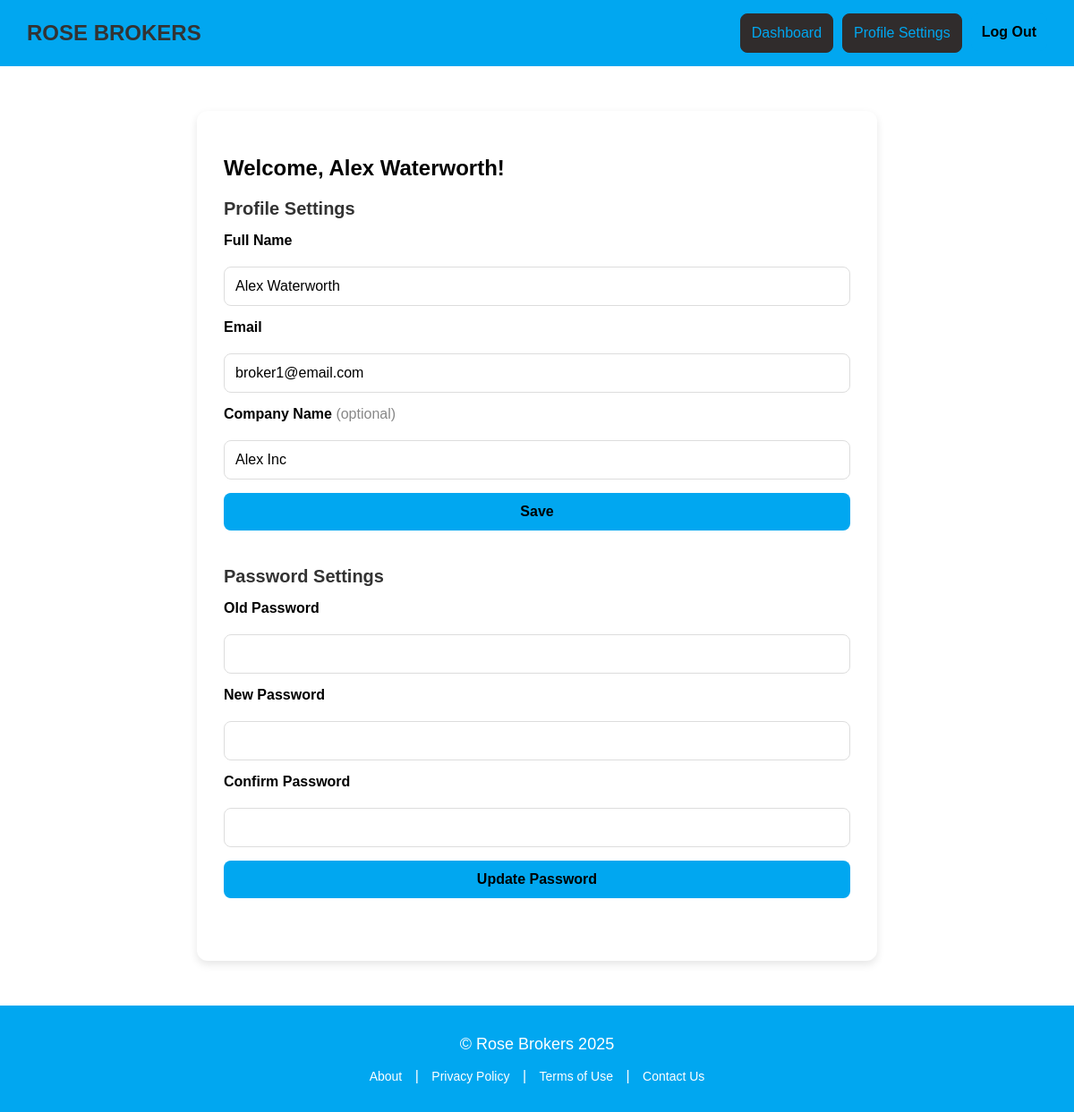
The app's page /broker-setting.php (signed in) with its own data.
### tables this page shows
CREATE TABLE "Broker" (
	"BrokerId"	INTEGER,
	"Email"	TEXT NOT NULL UNIQUE,
	"FullName"	TEXT NOT NULL,
	"CompanyName"	TEXT,
	"Password"	TEXT NOT NULL,
	PRIMARY KEY("BrokerId" AUTOINCREMENT)
);

### broker-setting.php (the view, shortened to what this page needs)
<?php
include 'db.php';
require 'headerFooter.php';
$brokerId = $_SESSION['user_id'];
$stmt = $conn->prepare("SELECT FullName, Email, CompanyName FROM Broker WHERE BrokerId = ?");
$stmt->execute([$brokerId]);
$broker = $stmt->fetch(PDO::FETCH_ASSOC);
?>
<!DOCTYPE html>
<html lang="en">
    <head>
        <link rel="stylesheet" href="css/global.css" />
    </head>
    <body>
        <section class="profile-page__container">
            <div class="profile-page__content">
                <h2 class="profile-page__title">Welcome, <?php echo htmlspecialchars($_SESSION['fullname']); ?>!</h2>
                <div class="profile-page__section">
                    <h3 class="profile-page__section-title">Profile Settings</h3>
                    <form class="profile-page__form" method="POST">
                        <label for="FullName" class="profile-page__label">Full Name</label>
                        <input type="text" id="FullName" name="FullName" class="profile-page__input" value="<?php echo htmlspecialchars($broker['FullName']); ?>" required>
                        <label for="email" class="profile-page__label">Email</label>
                        <input type="email" id="email" name="email" class="profile-page__input" value="<?php echo htmlspecialchars($broker['Email']); ?>" required>
                        <label for="CompanyName" class="profile-page__label">Company Name <span style="font-weight: normal; color: #888;">(optional)</span></label>
                        <input type="text" id="CompanyName" name="CompanyName" class="profile-page__input" value="<?php echo htmlspecialchars($broker['CompanyName']); ?>">
                        <button type="submit" class="profile-page__btn profile-page__btn--save">Save</button>
                    </form>
                </div>
                <div class="profile-page__section">
                    <h3 class="profile-page__section-title">Password Settings</h3>
                    <form class="profile-page__form" method="POST">
                        <label for="old_password" class="profile-page__label">Old Password</label>
                        <input type="password" id="old_password" name="old_password" class="profile-page__input">
                        <label for="new_password" class="profile-page__label">New Password</label>
                        <input type="password" id="new_password" name="new_password" class="profile-page__input">
                        <label for="confirm_password" class="profile-page__label">Confirm Password</label>
                        <input type="password" id="confirm_password" name="confirm_password" class="profile-page__input">
                        <button type="submit" class="profile-page__btn profile-page__btn--save">Update Password</button>
                    </form>
                </div>
            </div>
        </section>
    </body>
</html>

### css/global.css (style rules this page uses)
body { font-family: Arial, sans-serif; margin: 0; padding: 0; background-color: white; }
.profile-page__container { max-width: 700px; margin: 50px auto; background-color: #fff; padding: 30px; border-radius: 12px; box-shadow: 0 4px 10px rgba(0, 0, 0, 0.1); }
.profile-page__section { margin-bottom: 40px; text-align: left; }
.profile-page__section-title { font-size: 20px; margin-bottom: 15px; color: #333; }
.profile-page__form { display: flex; flex-direction: column; gap: 15px; }
.profile-page__label { font-weight: bold; margin-bottom: 5px; }
.profile-page__input { padding: 12px; border: 1px solid #ddd; border-radius: 8px; font-size: 16px; }
.profile-page__btn { padding: 12px 20px; border: none; border-radius: 8px; font-size: 16px; cursor: pointer; }
.profile-page__btn--save { background-color: #01A7F0; color: black; font-weight: bold; }

### records on screen
broker: FullName "Alex Waterworth", email "broker1@email.com", CompanyName "Alex Inc"

### other values on screen
$_SESSION['fullname'] "Alex Waterworth"
